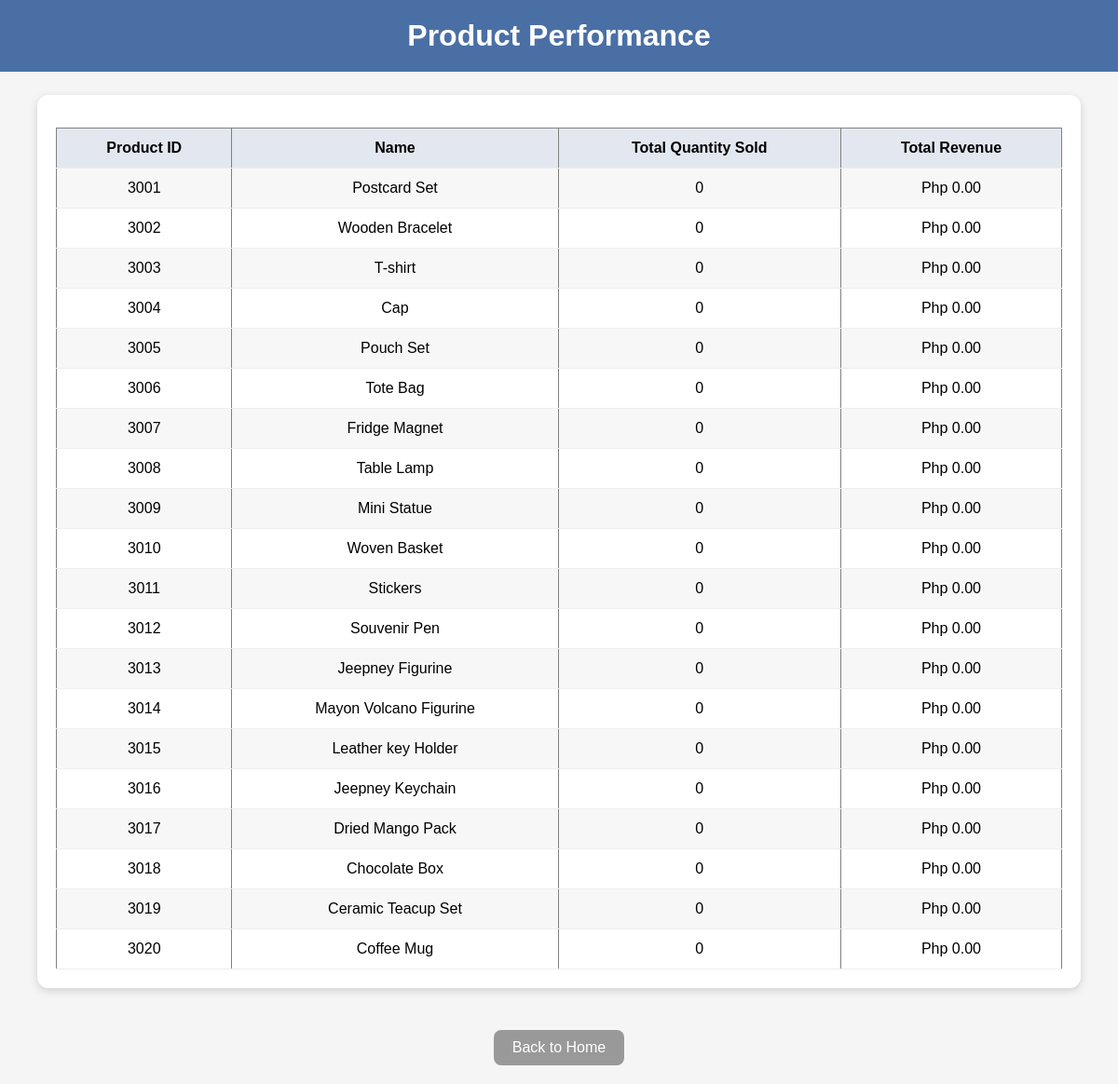
/bin/gui/viewperformance.php, run on the app's committed database.
### tables this page shows
CREATE TABLE products (
    product_id INT AUTO_INCREMENT PRIMARY KEY,
    product_name VARCHAR(100) NOT NULL,
    category_id INT,
    price DECIMAL(10,2) NOT NULL,
    quantity_in_stock INT NOT NULL,
    supplier_id INT,
    FOREIGN KEY (category_id) REFERENCES categories(category_id),
    FOREIGN KEY (supplier_id) REFERENCES suppliers(supplier_id)
) AUTO_INCREMENT = 3001;

### bin/gui/viewperformance.php (the view, shortened to what this page needs)
<?php include("database.php"); ?>
<!DOCTYPE html>
<html lang="en">
<head>
</head>
<body>
    <h1>Product Performance</h1>
    <div class="table-container">
        <table border="1" cellpadding="6">
            <tr>
                <th>Product ID</th>
                <th>Name</th>
                <th>Total Quantity Sold</th>
                <th>Total Revenue</th>
            </tr>
            <?php
                $query = "
                SELECT p.product_id, p.product_name, IFNULL(SUM(o.quantity), 0) AS total_sold, IFNULL(SUM(o.quantity * p.price), 0) AS total_revenue
                FROM products p LEFT JOIN orders o ON p.product_id = o.product_id
                GROUP BY p.product_id, p.product_name
                ORDER BY total_sold DESC, p.product_id ASC;
            ";
                $result = mysqli_query($conn, $query);
                while ($row = mysqli_fetch_assoc($result)) {
                    echo "<tr>";
                    echo "<td>".$row['product_id']."</td>";
                    echo "<td>".$row['product_name']."</td>";
                    echo "<td>".$row['total_sold']."</td>";
                    echo "<td>Php ".number_format($row['total_revenue'], 2)."</td>";
                    echo "</tr>";
                }
            ?>
        </table>
    </div>
    <a href="index.php" class="back-link">Back to Home</a>
</body>
</html>

### bin/gui/viewperformance.php (style rules this page uses)
body { font-family: Arial, sans-serif; background: #f5f5f5; text-align: center; margin: 0; padding: 0; }
h1 { background: #4a6fa5; color: white; padding: 20px 0; margin: 0; font-size: 32px; }
.table-container { width: 90%; margin: 25px auto; background: white; padding: 20px; border-radius: 12px; box-shadow: 0px 3px 10px rgba(0,0,0,0.15); }
table { width: 100%; border-collapse: collapse; margin-top: 15px; }
th, td { padding: 12px; border-bottom: 1px solid #eee; }
th { background: #e3e8f0; font-weight: bold; }
tr:nth-child(even) { background: #f7f7f7; }
.back-link { display: inline-block; margin: 20px auto; padding: 10px 20px; background: #999; color: white; text-decoration: none; border-radius: 8px; transition: 0.2s; }

### data on the page
products: product_id "3001", product_name "Postcard Set", total_sold "0", total_revenue "0.00"
products: product_id "3002", product_name "Wooden Bracelet", total_sold "0", total_revenue "0.00"
products: product_id "3003", product_name "T-shirt", total_sold "0", total_revenue "0.00"
products: product_id "3004", product_name "Cap", total_sold "0", total_revenue "0.00"
products: product_id "3005", product_name "Pouch Set", total_sold "0", total_revenue "0.00"
products: product_id "3006", product_name "Tote Bag", total_sold "0", total_revenue "0.00"
products: product_id "3007", product_name "Fridge Magnet", total_sold "0", total_revenue "0.00"
products: product_id "3008", product_name "Table Lamp", total_sold "0", total_revenue "0.00"
products: product_id "3009", product_name "Mini Statue", total_sold "0", total_revenue "0.00"
products: product_id "3010", product_name "Woven Basket", total_sold "0", total_revenue "0.00"
products: product_id "3011", product_name "Stickers", total_sold "0", total_revenue "0.00"
products: product_id "3012", product_name "Souvenir Pen", total_sold "0", total_revenue "0.00"
products: product_id "3013", product_name "Jeepney Figurine", total_sold "0", total_revenue "0.00"
products: product_id "3014", product_name "Mayon Volcano Figurine", total_sold "0", total_revenue "0.00"
products: product_id "3015", product_name "Leather key Holder", total_sold "0", total_revenue "0.00"
products: product_id "3016", product_name "Jeepney Keychain", total_sold "0", total_revenue "0.00"
products: product_id "3017", product_name "Dried Mango Pack", total_sold "0", total_revenue "0.00"
products: product_id "3018", product_name "Chocolate Box", total_sold "0", total_revenue "0.00"
products: product_id "3019", product_name "Ceramic Teacup Set", total_sold "0", total_revenue "0.00"
products: product_id "3020", product_name "Coffee Mug", total_sold "0", total_revenue "0.00"
